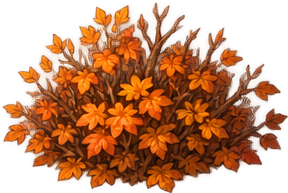
#> input picture assets/field_props/autumn/05_bush_orange.png, 288 x 193 px, given in place of spring_grass_raw.png, which was not available
$ python seamless2.py
#> lines starting #> are read from the running program, lines starting #| are printed output that depends on the picture; pictures that were not available may be replaced by others from this repository, and a replacement may not be noted
#> further down, raw is the input picture: PIL image 288x193 RGBA; mean R, G, B, A 143.5, 59.7, 8.4, 135.7
import numpy as np
from PIL import Image, ImageFilter
from scipy import ndimage

def min_path(cost):
    """cost[h, w]에서 위→아래로 내려가는 최소 비용 경로 (한 줄에 한 칸, 좌우 1칸 이동)"""
    h, w = cost.shape
    acc = cost.copy(); back = np.zeros((h, w), int)
    for y in range(1, h):
        prev = acc[y - 1]
        cand = np.stack([np.r_[np.inf, prev[:-1]], prev, np.r_[prev[1:], np.inf]])
        k = cand.argmin(0); back[y] = k - 1
        acc[y] += cand.min(0)
    path = np.zeros(h, int); path[-1] = acc[-1].argmin()
    for y in range(h - 1, 0, -1):
        path[y - 1] = path[y] + back[y, path[y]]
    return path

def make_seamless_cut(img, lo=0.06, hi=0.40, feather=2.5):
#> called with lo = 0.06, hi = 0.4, feather = 2.5
    A = np.asarray(img).astype(np.float32)
    n = A.shape[0]
#> n = 193
    B = np.roll(np.roll(A, n // 2, 0), n // 2, 1)       # 가장자리가 이미 이어지는 반 칸 이동본
    diff = ((A - B) ** 2).sum(2)
    diff = ndimage.uniform_filter(diff, 3) + 1.0
    a, b = int(n * lo), int(n * hi)
#> a = 11; b = 77
    # 왼쪽/오른쪽 세로 경로, 위/아래 가로 경로
    pl = min_path(diff[:, a:b]) + a
#> after the loop in min_path, `for y in range(1, h):`:
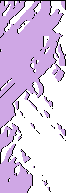
#> back: shape (193, 66) int64; 3 distinct labels, from -1 to 1; one colour per label, 0 black, -1 white
#> after the loop in min_path, `for y in range(h - 1, 0, -1):`: path = 193 values, max 63 at index 13, min 11 at index 117, mean 33.87
#> pl = 193 values, max 74 at index 13, min 22 at index 117, mean 44.87
    pr = min_path(diff[:, n - b:n - a]) + (n - b)
#> after the loop in min_path (call 2), `for y in range(1, h):`:
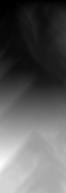
#> acc: shape (193, 66) float32; min 191.9, max 6060651, mean 2210000.2; drawn with min black and max white
#> after the loop in min_path (call 2), `for y in range(1, h):`:
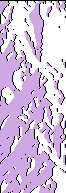
#> back: shape (193, 66) int64; 3 distinct labels, from -1 to 1; one colour per label, 0 black, -1 white
#> after the loop in min_path (call 2), `for y in range(h - 1, 0, -1):`: path = 193 values, max 56 at index 182, min 5 at index 25, mean 35.05
#> pr = 193 values, max 172 at index 182, min 121 at index 25, mean 151
    pt = min_path(diff[a:b, :].T) + a
#> after the loop in min_path (call 3), `for y in range(1, h):`:
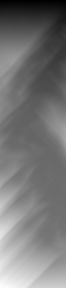
#> acc: shape (288, 66) float32; min 54973, max 6313617, mean 2948742; drawn with min black and max white
#> after the loop in min_path (call 3), `for y in range(1, h):`:
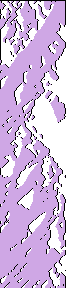
#> back: shape (288, 66) int64; 3 distinct labels, from -1 to 1; one colour per label, 0 black, -1 white
#> after the loop in min_path (call 3), `for y in range(h - 1, 0, -1):`: path = 288 values, max 65 at index 0, min 24 at index 120, mean 54.09
#> pt = 288 values, max 76 at index 0, min 35 at index 120, mean 65.09
    pb = min_path(diff[n - b:n - a, :].T) + (n - b)
#> after the loop in min_path (call 4), `for y in range(1, h):`:
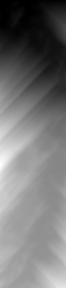
#> acc: shape (288, 66) float32; min 610.6, max 5969267, mean 2743551; drawn with min black and max white
#> after the loop in min_path (call 4), `for y in range(1, h):`:
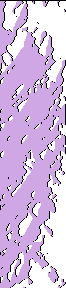
#> back: shape (288, 66) int64; 3 distinct labels, from -1 to 1; one colour per label, 0 black, -1 white
#> after the loop in min_path (call 4), `for y in range(h - 1, 0, -1):`: path = 288 values, max 65 at index 59, min 9 at index 287, mean 48.84
#> pb = 288 values, max 181 at index 59, min 125 at index 287, mean 164.8
    yy, xx = np.mgrid[0:n, 0:n]
#> (the run stopped early here; a loop or call above may not have finished)
